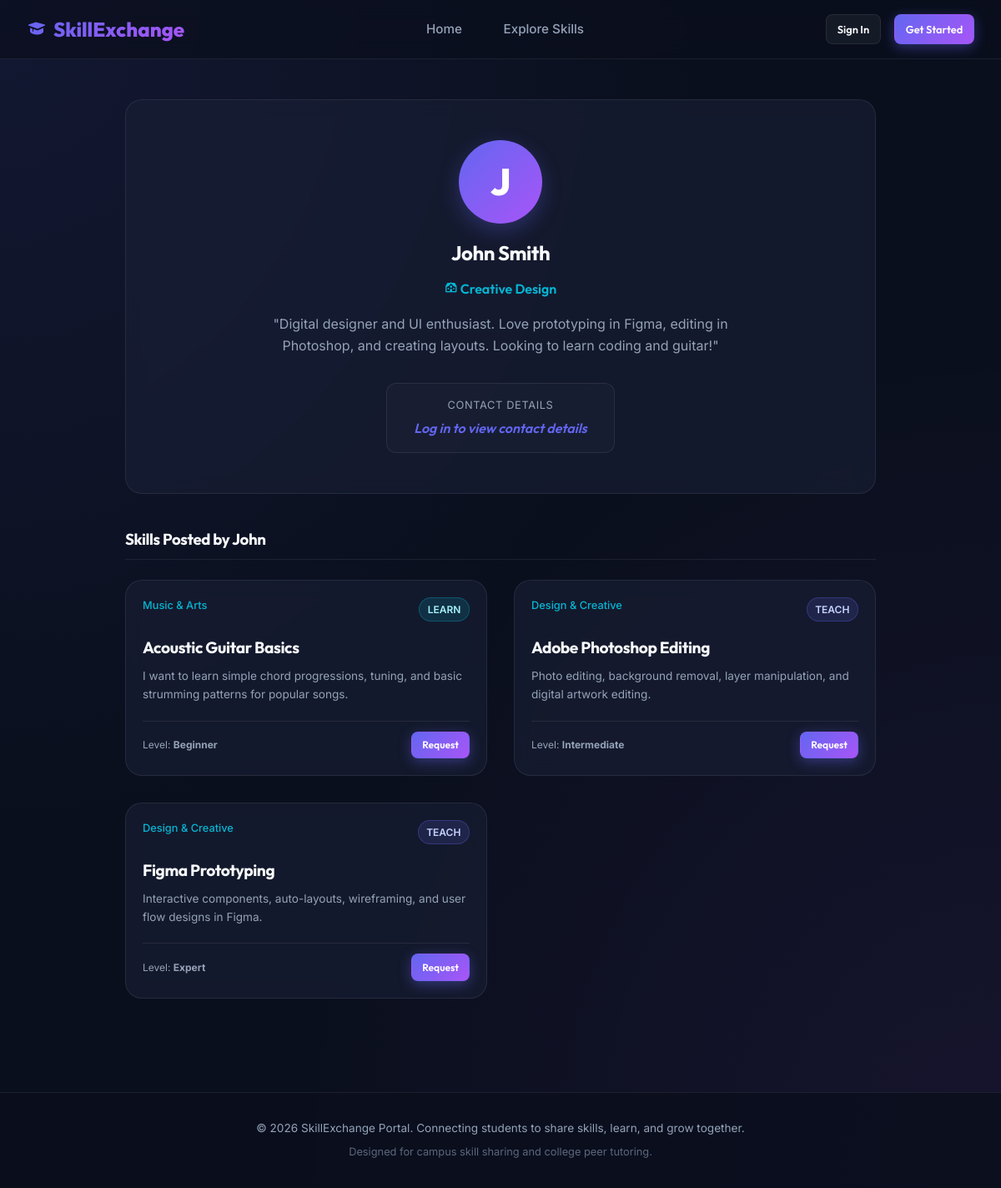
Page /profile/john_smith/ on the committed database.
### portal/models.py (models this page shows, shortened)
class Profile(models.Model):
    user = models.OneToOneField(User, on_delete=models.CASCADE, related_name='profile')
    bio = models.TextField(blank=True, max_length=500, help_text="Tell others about yourself, your interests, etc.")
    department = models.CharField(max_length=100, blank=True, help_text="e.g. Computer Science, Mechanical Engineering")
    contact_info = models.CharField(max_length=150, blank=True, help_text="e.g. email@example.com, phone number, Discord tag")

class Skill(models.Model):
    user = models.ForeignKey(User, on_delete=models.CASCADE, related_name='skills')
    title = models.CharField(max_length=100, help_text="e.g. Python, Photoshop, Guitar, Spanish")
    description = models.TextField(help_text="Provide details about what you want to teach or learn.")
    category = models.CharField(max_length=50, choices=CATEGORY_CHOICES, default='Programming')
    skill_type = models.CharField(max_length=10, choices=TYPE_CHOICES, default='TEACH')
    proficiency = models.CharField(max_length=20, choices=PROFICIENCY_CHOICES, default='Intermediate')
    created_at = models.DateTimeField(auto_now_add=True)

### portal/views.py (the view)
# urls.py: path('profile/<str:username>/', views.profile_detail_view, name='profile_detail'),
def profile_detail_view(request, username):
    profile_user = get_object_or_404(User, username=username)
    user_skills = Skill.objects.filter(user=profile_user).order_by('-created_at')
    context = {
        'profile_user': profile_user,
        'profile': profile_user.profile,
        'skills': user_skills,
    }
    return render(request, 'portal/profile.html', context)

### portal/templates/portal/profile.html (shortened to what this page needs)
{% extends 'portal/base.html' %}
{% block content %}
<div style="margin-top: 1.5rem; max-width: 900px; margin-left: auto; margin-right: auto;">
    <div class="card" style="text-align: center; padding: 3rem 2rem; margin-bottom: 2.5rem; position: relative;">
        <div class="profile-avatar-lg" style="width: 100px; height: 100px; font-size: 2.8rem; margin-bottom: 1rem;">
            {{ profile_user.first_name|default:profile_user.username|slice:":1"|upper }}
        </div>
        <h2>{{ profile_user.first_name }} {{ profile_user.last_name }}</h2>
        <div style="color: var(--accent); font-weight: 600; font-family: var(--font-heading); margin-bottom: 1rem;">
            <i class="bx bxs-institution"></i> {{ profile.department|default:"Student" }}
        </div>
        <div style="max-width: 600px; margin: 0 auto 2rem; color: var(--text-secondary); line-height: 1.6;">
            {% if profile.bio %}
                "{{ profile.bio }}"
            {% else %}
                <span style="font-style: italic; color: var(--text-secondary);">No bio listed for this user yet.</span>
            {% endif %}
        </div>
        <div style="display: inline-block; background: rgba(255, 255, 255, 0.02); border: 1px solid var(--border-color); padding: 1rem 2rem; border-radius: var(--border-radius-md);">
            <div style="font-size: 0.8rem; color: var(--text-secondary); text-transform: uppercase; letter-spacing: 0.05em; margin-bottom: 0.25rem;">
                Contact Details
            </div>
            <div style="font-family: var(--font-heading); font-weight: 600;">
                {% if user.is_authenticated %}
                    {{ profile.contact_info|default:"No contact details listed" }}
                {% else %}
                    <a href="{% url 'login' %}?next={{ request.path }}" style="font-style: italic;">Log in to view contact details</a>
                {% endif %}
            </div>
        </div>
    </div>
    <div>
        <h3 style="border-bottom: 1px solid var(--border-color); padding-bottom: 0.5rem; margin-bottom: 1.5rem;">
            Skills Posted by {{ profile_user.first_name }}
        </h3>
        {% if skills %}
            <div class="skills-grid" style="grid-template-columns: repeat(auto-fill, minmax(280px, 1fr));">
                {% for skill in skills %}
                    <div class="card skill-card" style="padding: 1.25rem;">
                        <div>
                            <div class="skill-header">
                                <span class="skill-category">{{ skill.get_category_display }}</span>
                                <span class="skill-badge {% if skill.skill_type == 'TEACH' %}badge-teach{% else %}badge-learn{% endif %}">
                                    {% if skill.skill_type == 'TEACH' %}Teach{% else %}Learn{% endif %}
                                </span>
                            </div>
                            <h4 style="font-size: 1.2rem; margin-bottom: 0.5rem;">{{ skill.title }}</h4>
                            <p class="skill-desc" style="font-size: 0.85rem; margin-bottom: 1.25rem;">{{ skill.description }}</p>
                        </div>
                        <div style="display: flex; justify-content: space-between; align-items: center; border-top: 1px solid var(--border-color); padding-top: 0.75rem;">
                            <span style="font-size: 0.75rem; color: var(--text-secondary);">
                                Level: <strong>{{ skill.proficiency }}</strong>
                            </span>
                            {% if user.is_authenticated %}
                                {% if skill.user != user %}
                                    <a href="{% url 'request_session' skill.id %}" class="btn btn-primary btn-sm" style="font-size: 0.75rem; padding: 0.35rem 0.75rem;">
                                        Request
                                    </a>
                                {% else %}
                                    <span style="font-size: 0.75rem; font-style: italic; color: var(--text-secondary);">Your Post</span>
                                {% endif %}
                            {% else %}
                                <a href="{% url 'login' %}?next={% url 'request_session' skill.id %}" class="btn btn-primary btn-sm" style="font-size: 0.75rem; padding: 0.35rem 0.75rem;">
                                    Request
                                </a>
                            {% endif %}
                        </div>
                    </div>
                {% endfor %}
            </div>
        {% else %}
            <div class="empty-state">
                <p>This student hasn't posted any skills yet.</p>
            </div>
        {% endif %}
    </div>
</div>
{% endblock %}

### portal/static/portal/css/style.css (style rules this page uses)
:root { --bg-dark: #0a0f1d; --bg-surface: #121829; --bg-card: rgba(26, 32, 53, 0.65); --primary: #6366f1; --primary-glow: rgba(99, 102, 241, 0.15); --secondary: #a855f7; --accent: #06b6d4; --text-primary: #f8fafc; --text-secondary: #94a3b8; --text-dark: #0f172a; --border-color: rgba(255, 255, 255, 0.08); --border-focus: #818cf8; --success: #10b981; --warning: #f59e0b; --danger: #ef4444; --info: #3b82f6; --font-heading: 'Outfit', 'Inter', sans-serif; --font-body: 'Inter', sans-serif; --border-radius-sm: 8px; --border-radius-md: 12px; --border-radius-lg: 20px; --border-radius-xl: 30px; --transition-fast: 0.2s cubic-bezier(0.4, 0, 0.2, 1); --transition-normal: 0.3s cubic-bezier(0.4, 0, 0.2, 1); }
* { margin: 0; padding: 0; box-sizing: border-box; }
body { background-color: var(--bg-dark); background-image: radial-gradient(at 0% 0%, rgba(99, 102, 241, 0.1) 0px, transparent 50%), radial-gradient(at 100% 100%, rgba(168, 85, 247, 0.08) 0px, transparent 50%); background-attachment: fixed; color: var(--text-primary); font-family: var(--font-body); line-height: 1.6; min-height: 100vh; display: flex; flex-direction: column; }
h1, h2, h3, h4, h5, h6 { font-family: var(--font-heading); font-weight: 700; letter-spacing: -0.02em; margin-bottom: 0.5em; color: var(--text-primary); }
a { color: var(--primary); text-decoration: none; transition: var(--transition-fast); }
.btn { display: inline-flex; align-items: center; justify-content: center; padding: 0.65rem 1.25rem; font-size: 0.9rem; font-weight: 600; border-radius: var(--border-radius-md); cursor: pointer; transition: all var(--transition-fast); border: 1px solid transparent; font-family: var(--font-heading); gap: 0.5rem; }
.btn-primary { background: linear-gradient(135deg, var(--primary) 0%, var(--secondary) 100%); color: #fff; box-shadow: 0 4px 15px rgba(99, 102, 241, 0.4); }
.btn-sm { padding: 0.4rem 0.8rem; font-size: 0.8rem; border-radius: var(--border-radius-sm); }
.card { background: var(--bg-card); backdrop-filter: blur(10px); -webkit-backdrop-filter: blur(10px); border: 1px solid var(--border-color); border-radius: var(--border-radius-lg); padding: 1.5rem; transition: transform var(--transition-normal), box-shadow var(--transition-normal); }
.skills-grid { display: grid; grid-template-columns: repeat(auto-fill, minmax(320px, 1fr)); gap: 2rem; margin-bottom: 4rem; }
.skill-card { display: flex; flex-direction: column; justify-content: space-between; height: 100%; }
.skill-header { display: flex; justify-content: space-between; align-items: flex-start; margin-bottom: 1rem; }
.skill-badge { padding: 0.25rem 0.6rem; font-size: 0.75rem; font-weight: 600; border-radius: 50px; text-transform: uppercase; }
.badge-teach { background: rgba(99, 102, 241, 0.15); color: #c7d2fe; border: 1px solid rgba(99, 102, 241, 0.3); }
.badge-learn { background: rgba(6, 182, 212, 0.15); color: #a5f3fc; border: 1px solid rgba(6, 182, 212, 0.3); }
.skill-category { font-size: 0.8rem; color: var(--accent); font-weight: 500; }
.skill-desc { color: var(--text-secondary); font-size: 0.9rem; margin-bottom: 1.5rem; display: -webkit-box; -webkit-line-clamp: 3; -webkit-box-orient: vertical; overflow: hidden; }
.profile-avatar-lg { width: 90px; height: 90px; border-radius: 50%; background: linear-gradient(135deg, var(--primary) 0%, var(--secondary) 100%); display: flex; align-items: center; justify-content: center; font-size: 2.5rem; font-weight: 800; color: #fff; margin: 0 auto 1.5rem; font-family: var(--font-heading); box-shadow: 0 8px 25px rgba(99, 102, 241, 0.3); }

### rows in the picture
Profile: department "Creative Design", bio "Digital designer and UI enthusiast. Love prototyping in Figma, editing in Photoshop, and creating layouts. Looking to learn coding and guitar!"
Skill: category "Music & Arts", skill_type "LEARN", title "Acoustic Guitar Basics", description "I want to learn simple chord progressions, tuning, and basic strumming patterns for popular songs.", proficiency "Beginner"
Skill: category "Design & Creative", skill_type "TEACH", title "Adobe Photoshop Editing", description "Photo editing, background removal, layer manipulation, and digital artwork editing.", proficiency "Intermediate"
Skill: category "Design & Creative", skill_type "TEACH", title "Figma Prototyping", description "Interactive components, auto-layouts, wireframing, and user flow designs in Figma.", proficiency "Expert"

### other values in the picture
{{ profile_user.first_name|default:profile_user.username|slice:":1"|upper }} "J"
{{ profile_user.first_name }} "John"
{{ profile_user.last_name }} "Smith"
